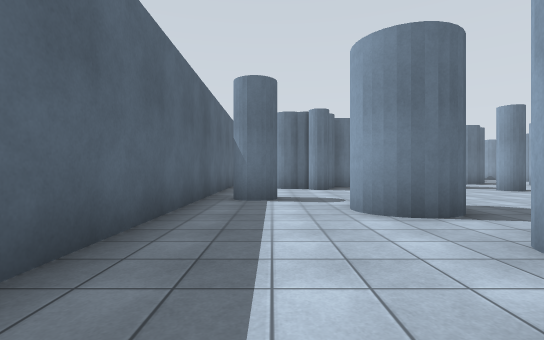
[1] (above)

24 first-person views from a walk through a robot-simulator world made for Gazebo. The camera is 1.2 m above the floor, looks level and sees 85° across. The floor is counted in squares, 2 m on a side. Each view is taken from the middle of a square. On the plan, view 1 faces up. The plan holds only what a view shows up to about 9 squares ahead; the rest is blank.

[2]
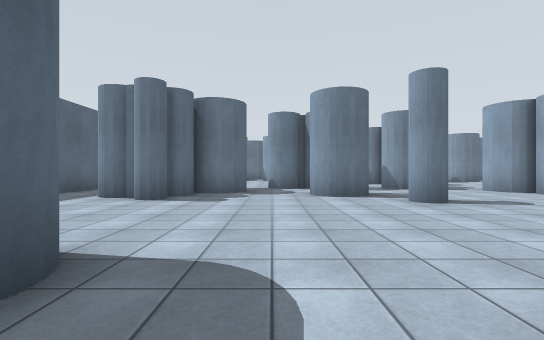

[3]
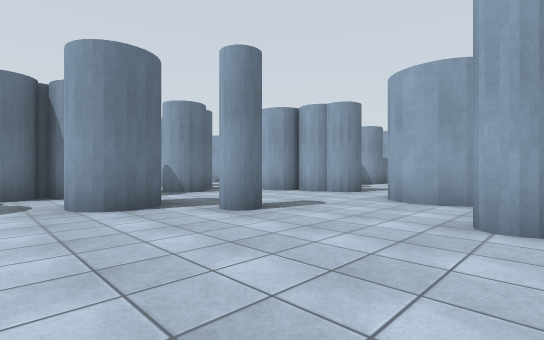

[4]
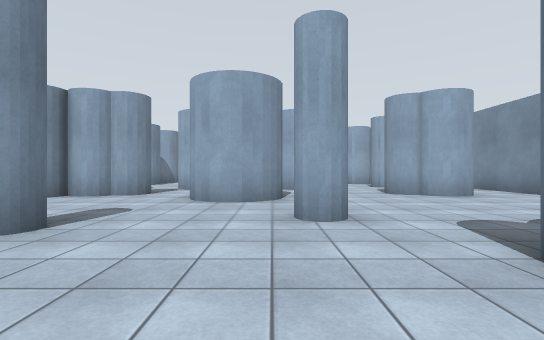

[5]
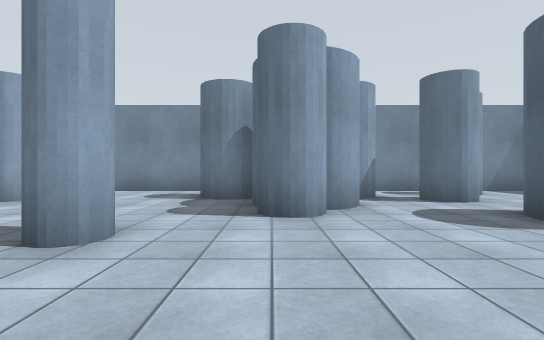

[6]
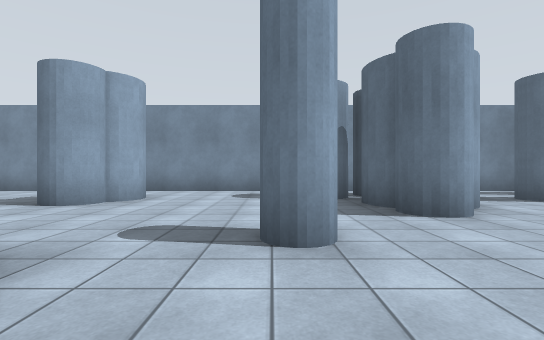

[7]
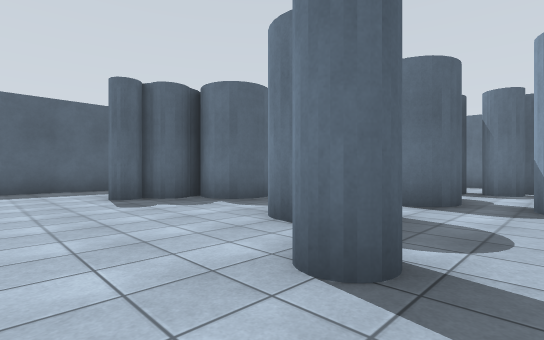

[8]
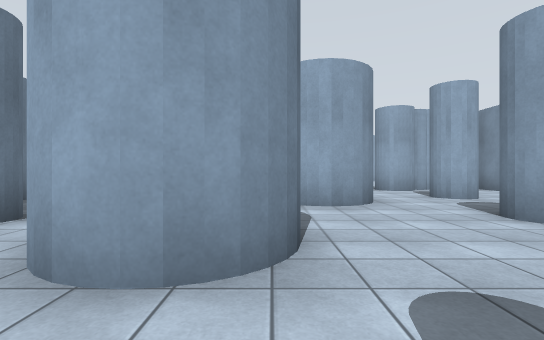

[9]
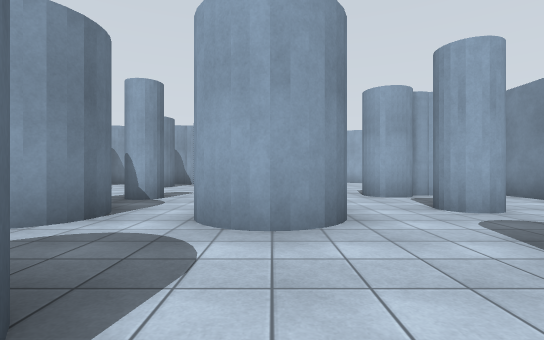

[10]
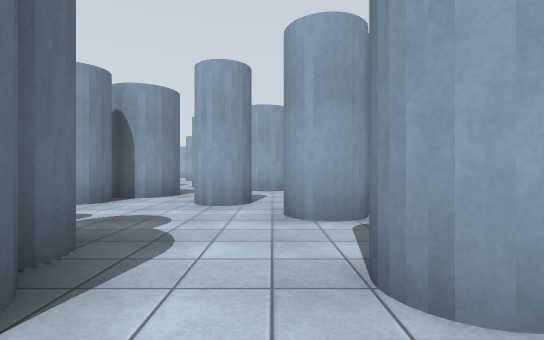

[11]
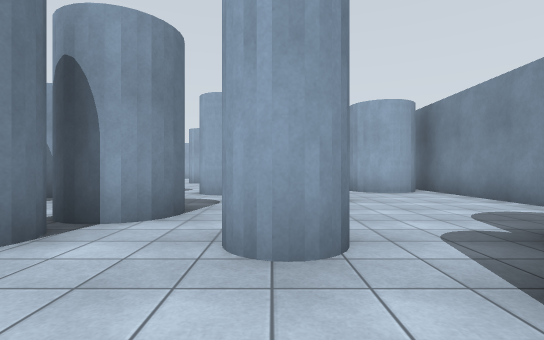

[12]
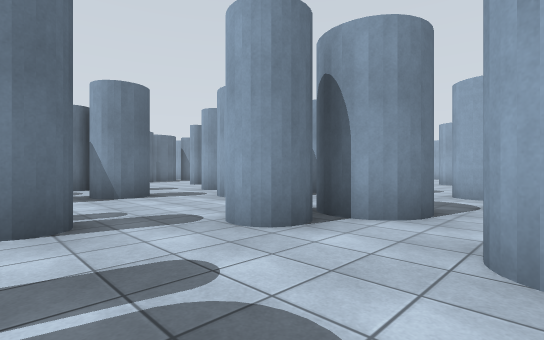

[13]
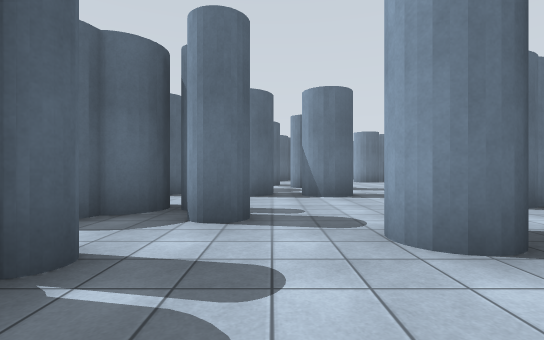

[14]
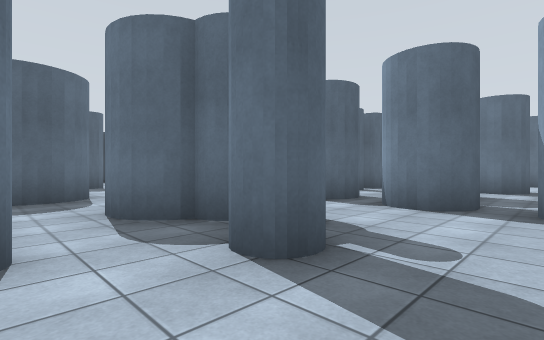

[15]
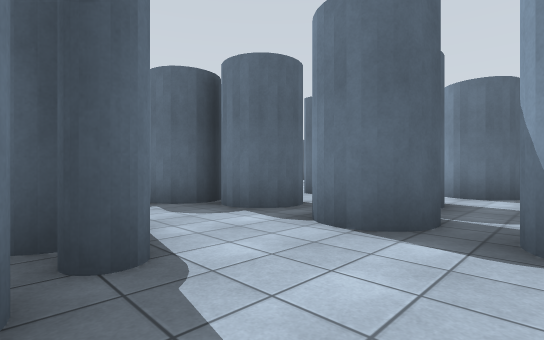

[16]
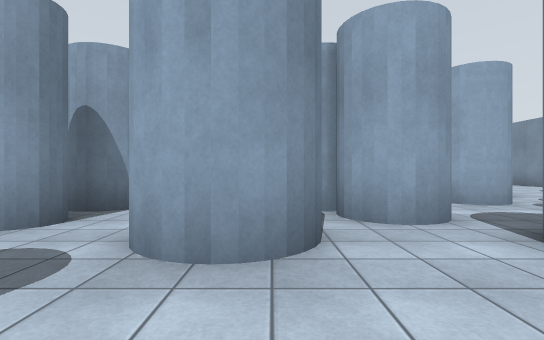

[17]
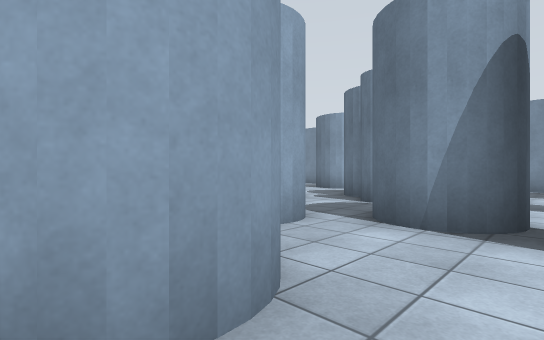

[18]
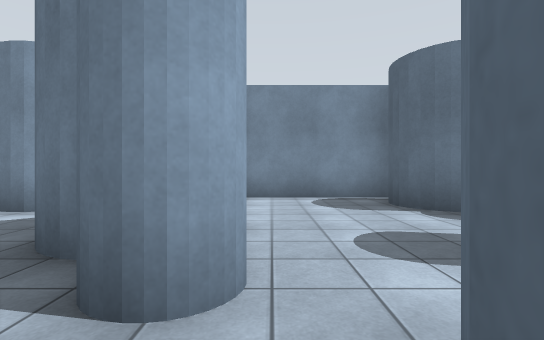

[19]
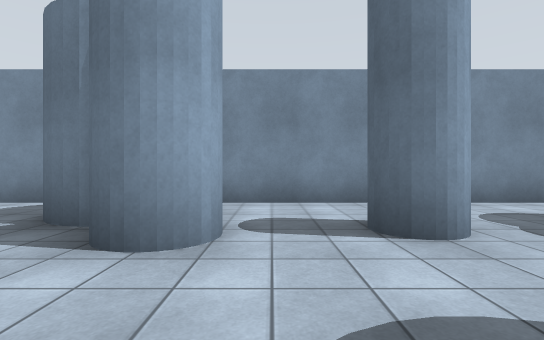

[20]
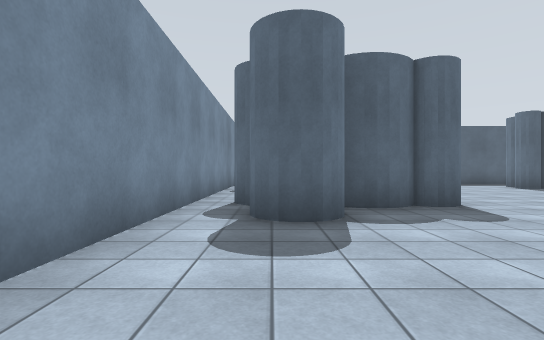

[21]
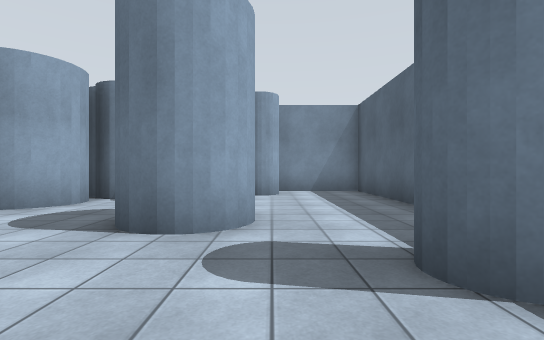

[22]
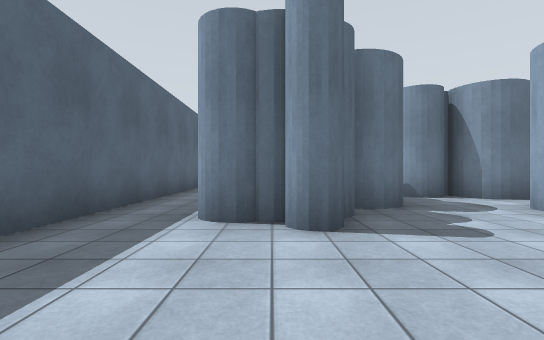

[23]
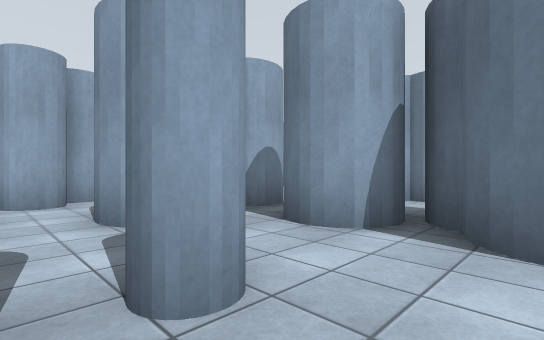

[24]
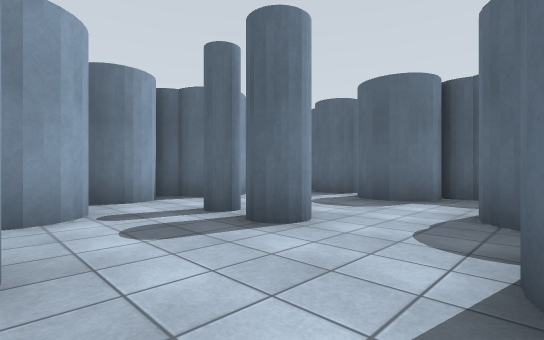

### Floor plan
Key: @ floor where view 1 was taken; # wall or solid block; x gap in a wall; . floor.
Columns run from 2 left of view 1 to 26 right of it. Each row starts with its distance up from view 1.
 18               #.#..
 17         .###........
 16         #####.....##
 15 #       .. ##........
 14 #.       ..#...#..#.##
 13 #.    ###.##.....##..#.
 12 #..  #..x....##.#.#....#.#
 11 #.. ##..x....####.###....#
 10 #..##..##....##.......#
  9 #...#....#......##....##
  8 #..............####.....#
  7 #...........##.......#..#
  6 #.#.........##..##...##....
  5 #...#.....#....###........#
  4 #...#...#...........#...#..
  3 #......##.....#.........#....
  2 #...#..###...##..#.#.........
  1 #..#..####.........##.....##
  0 #.@x................#......#
 -1 ############################

Where each view was taken, in squares from view 1:
view 1: 0 up, 0 right, facing up
view 2: 3 up, 4 right, facing up
view 3: 5 up, 4 right, facing up-right
view 4: 6 up, 4 right, facing right
view 5: 8 up, 6 right, facing down
view 6: 8 up, 8 right, facing down
view 7: 7 up, 8 right, facing up-left
view 8: 6 up, 8 right, facing right
view 9: 5 up, 10 right, facing right
view 10: 3 up, 13 right, facing right
view 11: 4 up, 16 right, facing right
view 12: 4 up, 16 right, facing up-right
view 13: 4 up, 17 right, facing up
view 14: 6 up, 18 right, facing up-left
view 15: 8 up, 18 right, facing up-left
view 16: 9 up, 18 right, facing right
view 17: 10 up, 19 right, facing down-right
view 18: 6 up, 21 right, facing down
view 19: 5 up, 16 right, facing down
view 20: 1 up, 11 right, facing left
view 21: 8 up, 1 right, facing down
view 22: 6 up, 1 right, facing up
view 23: 15 up, 12 right, facing down-right
view 24: 18 up, 16 right, facing down-left
